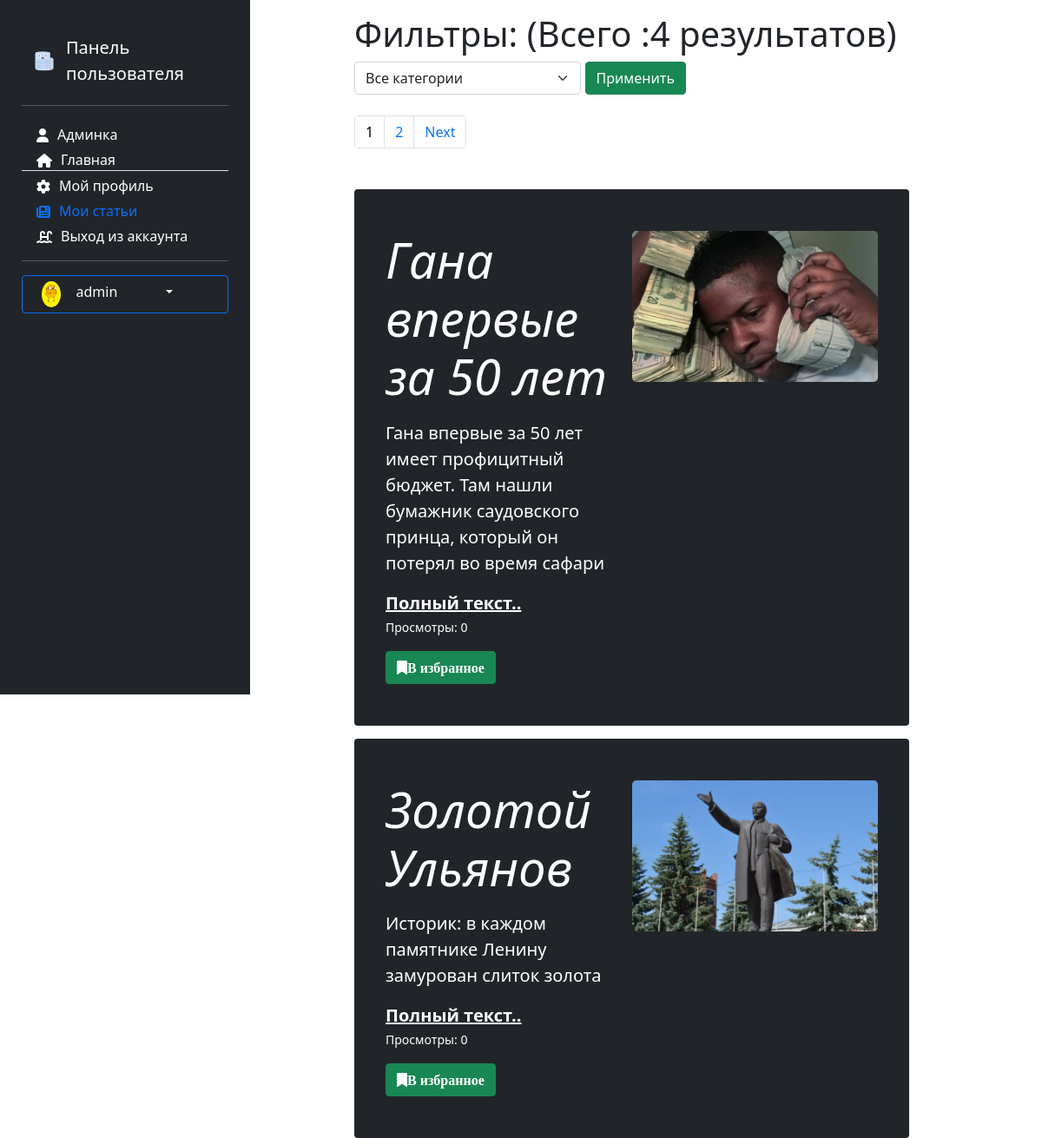
Screenshot of /users/mynewslist (signed in) with the database file from the repository.
### users/models.py (models this page shows, shortened)
class Account(models.Model):
    gender_choices= (('M','Male'),
                     ('F','Female'),
                     ('N/A','Not answered'))
    user = models.OneToOneField(User,on_delete=models.CASCADE,
                                primary_key=True)
    nickname = models.CharField(max_length=100)
    birthdate = models.DateField(null=True)
    gender = models.CharField(choices=gender_choices,max_length=20,null=True)
    account_image = models.ImageField(default='default.jpg',
                                      upload_to='account_images')
    address = models.CharField(max_length=100,null=True)
    vk = models.CharField(max_length=100,null=True)
    instagram = models.CharField(max_length=100,null=True)
    telegram = models.CharField(max_length=100,null=True)
    phone = models.CharField(max_length=20,null=True)
    class Meta:
        ordering = ['user']
        verbose_name = 'Профиль'
        verbose_name_plural ='Профили'

### news/models.py (models this page shows, shortened)
class Article(models.Model):
    categories = (('E','Economics'),
                  ('S','Science'),
                  ('IT','IT'))
    author = models.ForeignKey(User, on_delete=models.SET_NULL, null=True)
    title = models.CharField('Название',max_length=50,default='')
    anouncement = models.TextField('Аннотация',max_length=250)
    text = models.TextField('Текст новости')
    date = models.DateTimeField('Дата публикации',auto_now=True)
    category = models.CharField(choices=categories, max_length=20,verbose_name='Категории')
    tags = models.ManyToManyField(to=Tag, blank=True)
    slug = models.SlugField()
    objects = models.Manager()
    published = PublishedToday()
    def get_views(self):
        return self.views.count()
    class Meta:
        ordering = ['title','date']
        verbose_name= 'Новость'
        verbose_name_plural='Новости'

class Image(models.Model):
    article = models.ForeignKey(Article, on_delete=models.CASCADE)
    title = models.CharField(max_length=50, blank=True)
    image = models.ImageField(upload_to='article_images/') #лучше добавить поле default !!!

### users/views.py (the view)
# urls.py: path('mynewslist',views.my_news_list,name='my_news_list'),
def my_news_list(request):
    categories = Article.categories #создали перечень категорий
    author = User.objects.get(id=request.user.id) #создали перечень авторов
    articles = Article.objects.filter(author=author)
    if request.method == "POST":
        selected_category = int(request.POST.get('category_filter'))
        if selected_category != 0: #фильтруем найденные результаты по категориям
            articles = articles.filter(category__icontains=categories[selected_category-1][0])
    else: #если страница открывется впервые
        selected_category = 0
    total = len(articles)
    p = Paginator(articles,2)
    page_number = request.GET.get('page')
    page_obj = p.get_page(page_number)
    context = {'articles': page_obj, 'total':total,
               'categories':categories,'selected_category': selected_category}
    return render(request,'users/my_news_list.html',context)

### users/templates/users/my_news_list.html (shortened to what this page needs)
{% extends 'main/base_template.html' %}
{% load static %}
{% load bootstrap5 %}
{% block sidebar %} {% include 'users/user_panel.html' %} {% endblock %}
{% block content %}
<div class="content_center">
    {% if articles|length  != 0 %}
    <div class="row">
        <label><h1> Фильтры: (Всего :{{ total }} результатов) </h1>
            <form method="post">
                <div class="form-group col-11">
                    <select class="form-select" name="category_filter" style="width:40%">
                        <option value="0">Все категории</option>
                    </select>
                    <input type="submit" class="btn btn-success" value="Применить">
                </div>
            </form>
        </label>
    </div>
        <br>
    {% if total > 1 %}
    <div class="row">
        <nav aria-label="Page navigation example">
          <ul class="pagination">
              {% for p in articles.paginator.page_range %}
                {% if articles.number == p %}
                    <li class="page-item"><p class="page-link" style="color:black;"> {{ p }}</p></li>
                {% else %}
                    <li class="page-item"><a class="page-link" href="?page={{ p }}"> {{ p }}</a></li>
                {% endif %}
              {% endfor %}
              {% if articles.has_next %}
                <li class="page-item"><a class="page-link" href="?page={{ articles.next_page_number }}">Next</a></li>
              {% endif %}
          </ul>
        </nav>
    </div>
    {% endif %}
    <div class="row">
        {% for article in articles %}
            <div class="single_news">
            <div class="p-4 p-md-5 text-white rounded bg-dark">
                <div class="row">
                    <div class="col-md-{% if article.image_set.all %}6{% else %}12 {% endif %} px-0">
                        <h1 class="display-4 fst-italic"> {{ article.title }}</h1>
                        <p class="lead my-3">{{ article.anouncement }}</p>
                        <p class="lead mb-0"><a href="{% url 'news_detail' article.pk %}" class="text-white fw-bold">Полный текст..</a></p>
                        <p><small>Просмотры: {{ article.get_views }}</small></p>
                        <a class="btn btn-success" href="{% url 'favorites' article.pk %}"><i class="fa fa-bookmark">В избранное</i></a>
                    </div>
                    {% if article.image_set.all %}
                    <div class="col-md-6 px-0">
                        <img src="{{ article.image_set.all.0.image.url }}"
                             style="width:100%; height:auto; border-radius:5px;">
                        <br>
                        <br>
                    </div>
                    {% endif %}
                </div>
            </div>
        </div>
        {% endfor %}
    </div>
</div>
{% endif %}
{% endblock %}

### users/templates/users/user_panel.html (shortened to what this page needs)
{% load bootstrap5 %}
{% load static %}
{% bootstrap_css %}
<link rel="stylesheet" href="{% static 'main/css/style.css' %}">
<link href="https://cdn.jsdelivr.net/npm/bootstrap@5.0.0/dist/css/bootstrap.min.css" rel="stylesheet" >
    <aside>
            <a href="/" class="d-flex align-items-center mb-3 mb-md-0 me-md-auto text-white text-decoration-none">
              <img  src="{% static 'main' %}/img/News_icon.png" width="40" height="50">
              <span class="fs-5 d-none d-lg-block responsive-title">Панель пользователя</span>
            </a>
            <hr>
            <ul class="nav nav-pills flex-column mb-auto">
              <li class="nav-item">
                  <a href="/admin/" aria-current="page">
                      <i class="fa fa-user menu-icon {% if request.path  == '/admin/' %} link-active {% endif %}" ></i>
                      <div class="d-none d-lg-block">Админка</div>
                  </a>
              </li>
              <li class="nav-item">
                   <a href="{% url 'home' %}" {% if request.resolver_match.view_name  == 'home' %} class="link-active" aria-current="page" {% endif %}>
                      <i class="fa fa-house menu-icon" ></i>
                      <div class="d-none d-lg-block">Главная</div>
                  </a>
              </li>
              <li class="nav-item border-top">
                 <a href="{% url 'profile' %}" {% if request.resolver_match.view_name  == 'news' %} class="link-active" aria-current="page" {% endif %}>
                    <i class="fa fa-gear menu-icon"></i> <div class="d-none d-lg-block">Мой профиль</div>
                </a>
              </li>
              <li>
                <a href="{% url 'my_news_list' %}" {% if request.resolver_match.view_name  == 'my_news_list' %} class="link-active" aria-current="page" {% endif %}>
                    <i class="fa fa-newspaper menu-icon"></i>  <div class="d-none d-lg-block"> Мои статьи</div>
                </a>
              </li>
              <li>
                <a href="{% url 'logout' %}"  aria-current="page">
                    <i class="fa fa-water-ladder menu-icon"></i>  <div class="d-none d-lg-block"> Выход из аккаунта</div>
                </a>
              </li>
            </ul>
            <hr>
           {% if request.user.id %}
                <div class="dropdown flex-column mb-auto" >
                  <button class="btn btn-primary dropdown-toggle col-12" type="button" id="dropdownMenuButton1" data-bs-toggle="dropdown" aria-expanded="false" style="background:#212529;">
                    <img src="{{ request.user.account.account_image.url }}" alt="" width="25" height="25" class="rounded-circle me-2">
                      <div class="d-none d-lg-block "> {{ request.user.username }} </div>
                  </button>
                </div>
            {% endif %}
                <br >
    </aside>

### main/static/main/css/style.css (style rules this page uses)
body { background-color:#FFFFFF; }
aside { float: left; background: #212529; width: 25%; padding: 1%; height: 100vh; color: white; }
a { text-decoration:none; color:white; }
aside img { padding: 0px 10px; width: auto; height: 30px; float: left; border-radius:5%; }
aside { padding: 35px 25px; background: #212529; width: 75%; }
aside a { color: #FFFFFF; outline: none; text-decoration: none; padding: 5px 1px; }
aside li { padding: 5px 17px 0; }
body .single_news { margin-top:15px; float: left; width: 90%; }
.content_center { margin-top:15px; float: left; width: 90%; }
.link-active { color: #0D6EFD; }
.d-lg-block { float: inline-start; white-space:nowrap; border-right: none; overflow-x:auto; }
.menu-icon { float: inline-start; padding: 5px 10px 0 0; border-right: 5px; }
@media (max-width: 1339.98px) { .responsive-title { white-space:normal; } }
.form-group select { display: inline-block; width: auto; vertical-align: middle; }

### rows the page displays
Article: title "Гана впервые за 50 лет", anouncement "Гана впервые за 50 лет имеет профицитный бюджет. Там нашли бумажник саудовского принца, который он потерял во время сафари", get_views "0", image_set.all.0.image (picture)
Article: title "Золотой Ульянов", anouncement "Историк: в каждом памятнике Ленину замурован слиток золота", get_views "0", image_set.all.0.image (picture)

### other values shown
{{ request.user.username }} "admin"
{{ total }} "4"
{{ p }} "1"
{{ p }} "2"
